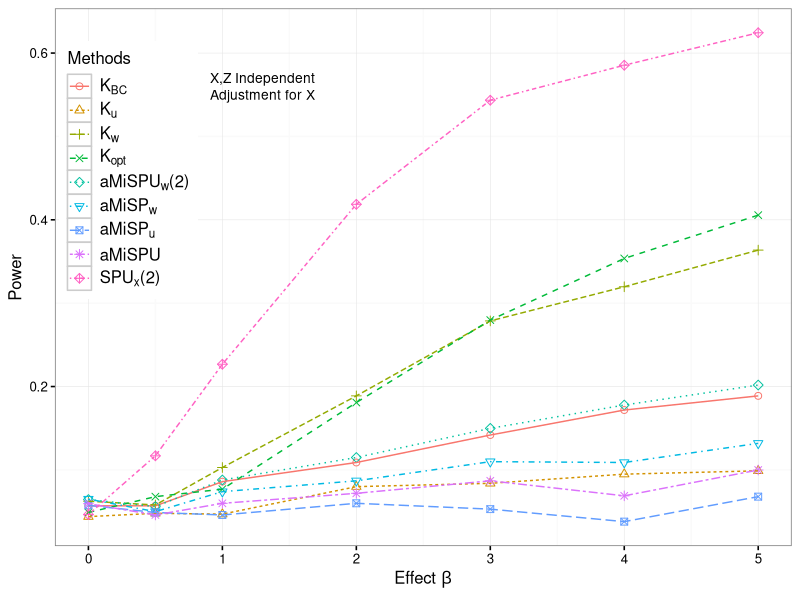

Recreate this plot in R.
setwd("/Users/chong/Google Drive/SWAK/simulation/swak-10-27/results")

library(xtable)
##
library(ggplot2)
res = read.table("sim19.txt",sep=",")
res[,3] = factor(rep(1:9,times = 7),levels =  1:9)

## create the plot
base_size = 12
base_family = ""
p1 = ggplot(res, aes(x=x, y=power,group = Methods, color = Methods,shape = Methods,linetype = Methods))+ annotate("text", x = 1.3, y = .57, label = "X,Z Independent", size = 3.5) +
annotate("text", x = 1.3, y = .55, label = "Adjustment for X", size = 3.5) +
scale_shape_manual(values=1:nlevels(res$Methods),breaks = levels(res$Methods),
labels = c(expression(K[BC]),expression(K[u]),expression(K[w]),expression(K[opt]),expression(paste(aMiSPU[w],"(2)",sep="")),expression(aMiSP[w]),expression(aMiSP[u]),"aMiSPU",expression(paste(SPU[x],"(2)",sep=""))))+ labs(x=expression(paste("Effect ", beta,sep="")), y="Power")+
geom_point(size = 2) + geom_line(lwd = 0.5) + scale_colour_discrete(breaks = levels(res$Methods),
labels =c(expression(K[BC]),expression(K[u]),expression(K[w]),expression(K[opt]),expression(paste(aMiSPU[w],"(2)",sep="")),expression(aMiSP[w]),expression(aMiSP[u]),"aMiSPU",expression(paste(SPU[x],"(2)",sep=""))))+ scale_linetype_discrete(breaks = levels(res$Methods),
labels = c(expression(K[BC]),expression(K[u]),expression(K[w]),expression(K[opt]),expression(paste(aMiSPU[w],"(2)",sep="")),expression(aMiSP[w]),expression(aMiSP[u]),"aMiSPU",expression(paste(SPU[x],"(2)",sep="")))) + guides(Methods = guide_legend(ncol = 6, byrow = TRUE)) +theme_grey(base_size = base_size, base_family = base_family) %+replace%
theme(legend.position=c(0.1, .7),legend.text.align = 0 ,axis.text = element_text(size = rel(0.8)), axis.ticks = element_line(colour = "black"),
legend.key = element_rect(colour = "grey80"), panel.background = element_rect(fill = "white",
colour = NA), panel.border = element_rect(fill = NA,
colour = "grey50"), panel.grid.major = element_line(colour = "grey90",
size = 0.2), panel.grid.minor = element_line(colour = "grey98",
size = 0.5), strip.background = element_rect(fill = "grey80",
colour = "grey50", size = 0.2))

p1




